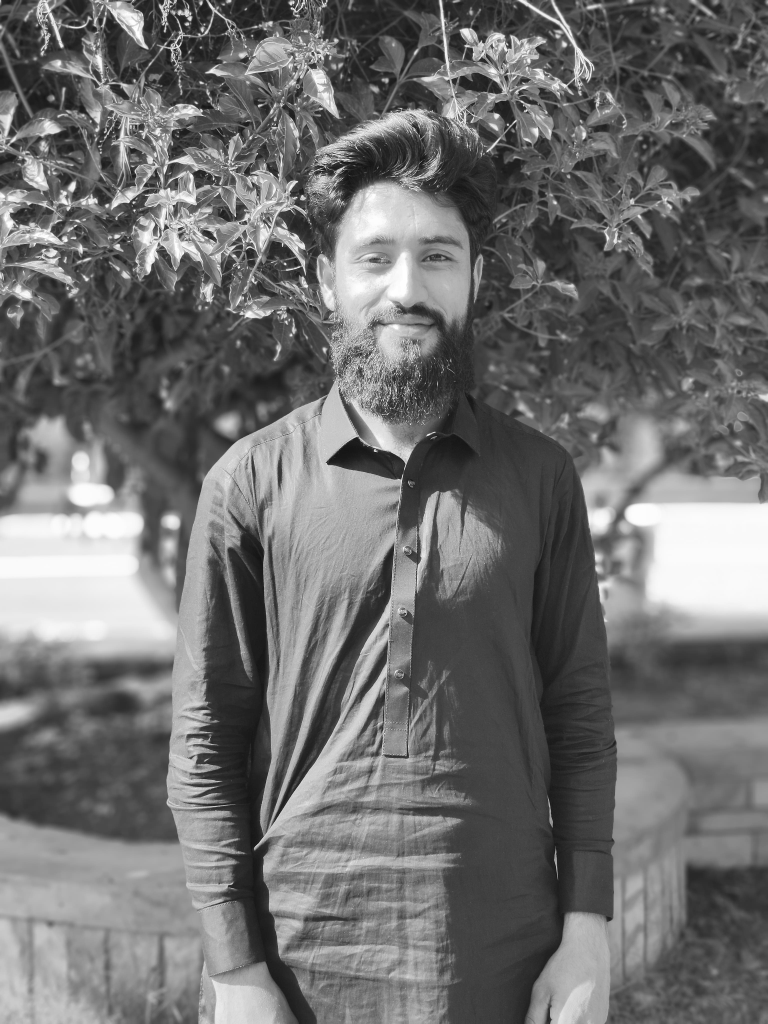
#> input picture Day3/output_gray.jpg, 3072 x 4096 px (shown at 1/4 size)
$ python croping.py
#> lines starting #> are read from the running program, lines starting #| are printed output that depends on the picture
import cv2

image = cv2.imread("output_gray.jpg")
#> image is the input picture: shape (4096, 3072, 3); min 0, max 255, mean 110.9

croped = image[233:499, 184:432]
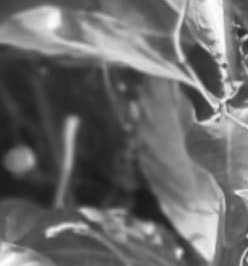
#> croped: shape (266, 248, 3); min 24, max 255, mean 105.8

cv2.imshow("the original image is: ", image)
cv2.imshow("the cropped image is: ", croped)
cv2.imwrite("croped.jpg", croped)
cv2.waitKey(0)
cv2.destroyAllWindows()
